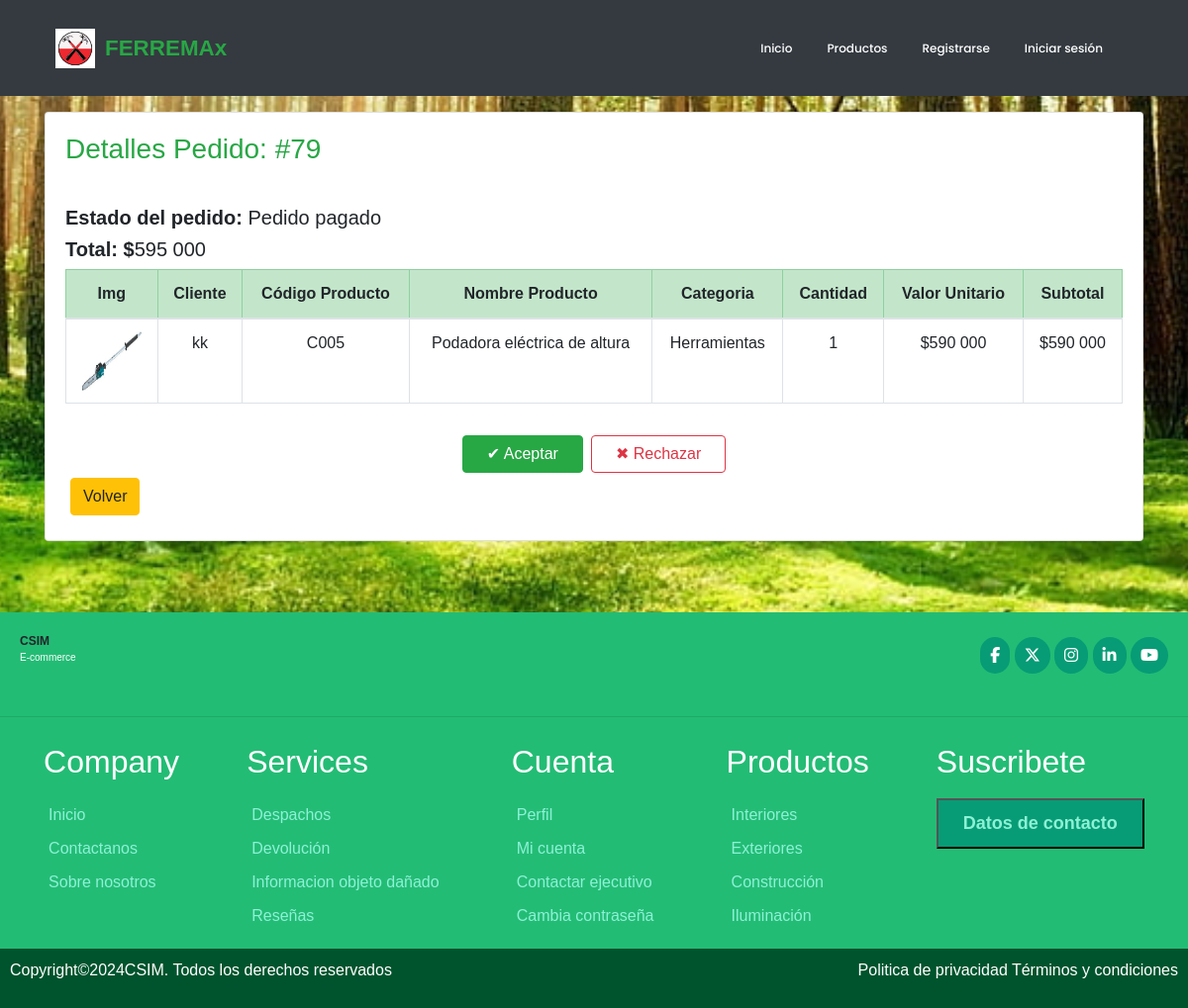
Page /vendedorDetalle/79 on the committed database.
### ferreteria/models.py (models this page shows, shortened)
class DetallePedido(models.Model):
    id_pedido = models.ForeignKey('Pedido',on_delete=models.CASCADE,blank=True)
    id_detalle_pedido= models.AutoField(primary_key=True)
    id_producto = models.ForeignKey('Producto', on_delete=models.CASCADE)
    cantidad = models.IntegerField()
    subtotal = models.BigIntegerField()

class Pedido(models.Model):
    id_pedido = models.AutoField(primary_key=True)
    user = models.ForeignKey(User, on_delete=models.CASCADE, default=1)
    fecha_compra = models.DateTimeField(auto_now_add=True)
    ESTADOS_PEDIDO = [
        ('creado', 'Creado'),
        ('pendiente', 'Pendiente'),
        ('pagado', 'Pagado'),
        ('rechazado','Pago Rechazado'),
        ('preparando', 'Preparando orden'),
        ('despachado', 'Despachado'),
        ('entregado', 'Entregado'),
    ]
    estado = models.CharField(max_length=20, choices = ESTADOS_PEDIDO, default='creado')
    OPCIONES_ENVIO = [
        ('retiro', 'Retiro en tienda ($0)'),
        ('domicilio', 'Despacho a domicilio ($5.000)'),
    ]
    tipo_envio = models.CharField(max_length=20, choices=OPCIONES_ENVIO,default='retiro')
    TIPO_PAGO = [
        ('transferencia', 'Transferencia'),
        ('tarjeta', 'Tarjeta'),
    ]
    tipo_pago = models.CharField(max_length=20,choices=TIPO_PAGO,default='transferencia')
    total = models.BigIntegerField()
    def __str__(self):
        return str(self.id_pedido)

class Producto(models.Model):
    idProducto = models.CharField(primary_key=True, max_length=5, verbose_name='Id Producto')
    nombre = models.CharField(max_length=50, verbose_name='Nombre del producto')
    descripcion = models.CharField(max_length=400,verbose_name='Descripcion de producto')
    precio = models.IntegerField(null=True, verbose_name='Ingrese precio producto')
    imagen= models.ImageField(upload_to="imagenes", null=True, verbose_name='Imagen')
    stock = models.IntegerField(verbose_name='stock',default=0)
    categoria= models.ForeignKey('Categoria', on_delete=models.CASCADE, verbose_name='Categoria')

class Categoria(models.Model):
    idCategoria = models.IntegerField(primary_key=True, verbose_name='Id Categoria')
    nombreCategoria= models.CharField(max_length=40, verbose_name='Nombre Categoria')
    def __str__(self):
        return self.nombreCategoria

### ferreteria/views.py (the view)
# urls.py: path('vendedorDetalle/<id>', views.detalle_pedidosVendedor, name="vendedorDetalle"),
def detalle_pedidosVendedor(request,id):
    detalles = DetallePedido.objects.filter(id_pedido=id)
    return render (request, 'vendedorDetalles.html', {'detalles':detalles})

### ferreteria/context_processor.py (called while the page is built, shortened)
def total_carrito(request):
    total = 0
    return {'total_carrito':int(total)}

### ferreteria/templates/vendedorDetalles.html (shortened to what this page needs)
{% extends 'base.html' %}
{% load static %}
{% block css %}
<link rel="stylesheet" href="{% static 'css/estilo.css' %}">
{% endblock %}
{% block contenido %}
{% load humanize %}
<div class="container my-3">
    <div class="card">
        <div class="card-body">
            <h3 class="text-success mb-3"> Detalles Pedido: #{{detalles.0.id_pedido}} </h3><br>
            <h5> <strong>Estado del pedido:</strong> Pedido {{detalles.0.id_pedido.estado}} </h5>
            <h5> <strong>Total: $</strong>{{detalles.0.id_pedido.total |intcomma}} </h5>
            <div class="table-responsive">
                <table class="table table-bordered table-hover text-center align-middle">
                    <thead class="table-success">
                        <tr>
                            <th>Img</th>
                            <th>Cliente</th>
                            <th>Código Producto</th>
                            <th>Nombre Producto</th>
                            <th>Categoria</th>
                            <th>Cantidad</th>
                            <th>Valor Unitario</th>
                            <th>Subtotal</th>
                        </tr>
                    </thead>
                <tbody>
                    {% for d in detalles%}
                        <tr>
                            <td>
                                <img src="{{ d.id_producto.imagen.url }}" style="height: 60px; width: 60px;">
                            </td>
                            <td>{{ d.id_pedido.user }}</td>
                            <td>{{ d.id_producto.idProducto }}</td>
                            <td>{{ d.id_producto.nombre }}</td>
                            <td>{{ d.id_producto.categoria }}</td>
                            <td>{{ d.cantidad }}</td>
                            <td>${{ d.id_producto.precio | intcomma}}</td>
                            <td>${{ d.subtotal | intcomma}}</td>
                        </tr>
                    {% endfor %}
                </tbody>
                </table>
            </div>
            <div class="d-flex justify-content-center mt-3">
                    <form method="POST" action="{% url 'preparar' detalles.0.id_pedido %}" class="mr-2">
                        <button type="submit" class="btn btn-success px-4">✔ Aceptar</button>
                    </form>
                    <form method="POST" action="{% url 'rechazar' detalles.0.id_pedido %}">
                        <button type="submit" class="btn btn-outline-danger px-4">✖ Rechazar</button>
                    </form>
                </div>
                <a href="{% url 'vendedor' %}" class="btn btn-warning" style=" margin: 5px 5px;">Volver </a>
            </div>
        </div>
        <br>
    </div>
    {% endblock %}

### ferreteria/static/css/estilo.css (style rules this page uses)
* { margin: 0; padding: 0; box-sizing: border-box; font-family: sans-serif; }
body { font-family: "Poppins", sans-serif; background: url(../img/foto2.jpg) no-repeat center center fixed; background-size: cover; background-position: center; width: 100%; }

### rows in the picture
DetallePedido: id_pedido.id_pedido "79", id_pedido.estado "pagado", id_pedido.total "595 000", id_producto.imagen (picture), id_pedido.user "kk", id_producto.idProducto "C005", id_producto.nombre "Podadora eléctrica de altura", id_producto.categoria "Herramientas", cantidad "1", id_producto.precio "590 000", subtotal "590 000"
